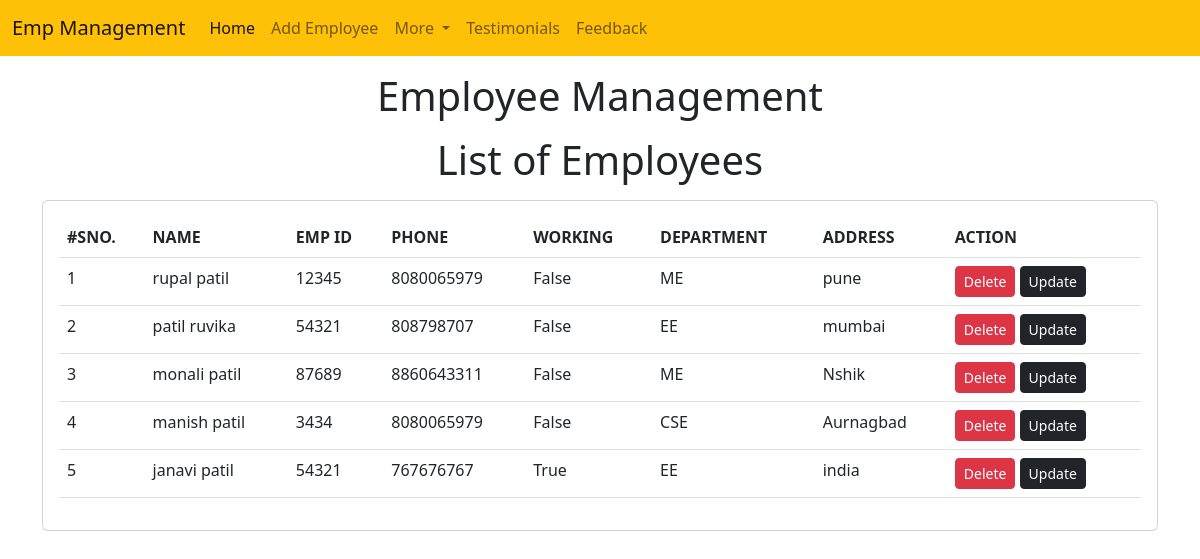
The page /emp/home/ on the database its author committed.
### emp/models.py (models this page shows, shortened)
class Emp(models.Model):
    name=models.CharField(max_length=200)
    emp_id=models.CharField(max_length=200)
    phone=models.CharField(max_length=10)
    address=models.CharField(max_length=150)
    working=models.BooleanField(default=True)
    department=models.CharField(max_length=10)

### emp/views.py (the view)
# urls.py: path("home/",emp_home),
def emp_home(request):
    emps=Emp.objects.all()
    return render(request, "emp/home.html",{
        'emps':emps
    })

### templates/emp/home.html (shortened to what this page needs)
<!DOCTYPE html>
<html lang="en">
<head>
    <link href="https://cdn.jsdelivr.net/npm/bootstrap@5.2.0-beta1/dist/css/bootstrap.min.css" rel="stylesheet"
 />
</head>
<body>
    {% include 'emp/navbar.html' %}
    <h1 class="text-center my-3">Employee Management</h1>
    <h1 class="text-center my-3">List of Employees</h1>
    <div class="container">
        <div class="row">
            <div class="col-md-12">
                <div class="card">
                    <div class="card-body">
                        <table class="table">
                            <thead>
                                <tr>
                                    <th>#SNO.</th>
                                    <th>NAME</th>
                                    <th>EMP ID</th>
                                    <th>PHONE</th>
                                    <th>WORKING</th>
                                    <th>DEPARTMENT</th>
                                    <th>ADDRESS</th>
                                    <th>ACTION</th>
                                </tr>
                            </thead>
                            <tbody>
                                {% for e in emps %}
                                <tr>
                                    <td>{{forloop.counter}}</td>
                                    <td>{{e.name}}</td>
                                    <td>{{e.emp_id}}</td>
                                    <td>{{e.phone}}</td>
                                    <td>{{e.working}}</td>
                                    <td>{{e.department}}</td>
                                    <td>{{e.address}}</td>
                                    <td>
                                        <a href="/emp/delete-emp/{{e.id}}" class="btn btn-danger btn-sm">Delete</a>
                                        <a href="/emp/update-emp/{{e.id}}" class="btn btn-dark btn-sm">Update</a>
                                    </td>
                                </tr>
                                {% endfor %}
                            </tbody>
                        </table>
                    </div>
                </div>
            </div>
        </div>
    </div>
</body>
</html>

### rows shown on the page
Emp: name "rupal patil", emp_id "12345", phone "8080065979", working "False", department "ME", address "pune"
Emp: name "patil ruvika", emp_id "54321", phone "808798707", working "False", department "EE", address "mumbai"
Emp: name "monali patil", emp_id "87689", phone "8860643311", working "False", department "ME", address "Nshik"
Emp: name "manish patil", emp_id "3434", phone "8080065979", working "False", department "CSE", address "Aurnagbad"
Emp: name "janavi patil", emp_id "54321", phone "767676767", working "True", department "EE", address "india"
